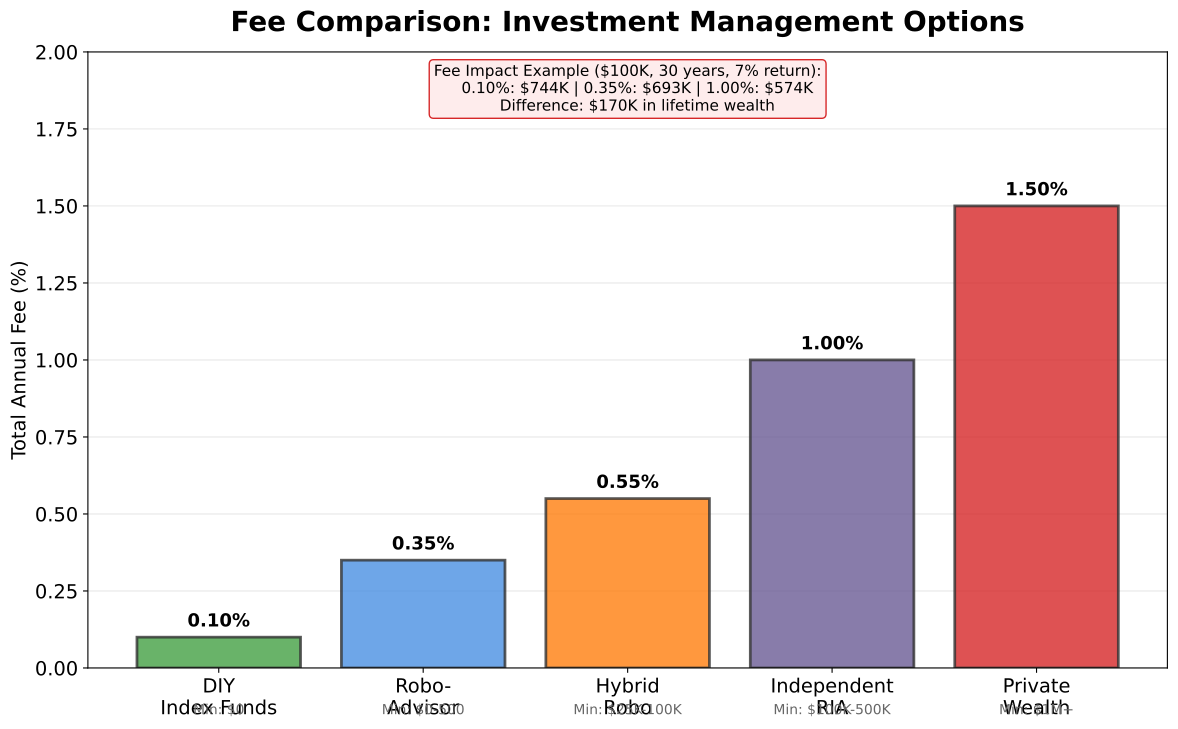

Python code for this plot:
"""
Fee Comparison by Wealth Level
Compares fees across wealth management options

Output: fee_comparison_wealth.pdf
Module: module_01_fintech
Lesson: 8 - Robo-Advisors
"""

from pathlib import Path
import matplotlib.pyplot as plt
import numpy as np

CHART_METADATA = {
    'title': 'Fee Comparison by Wealth',
    'module': 'module_01_fintech',
    'lesson': 8,
    'url': 'https://github.com/Digital-AI-Finance/digital-finance/tree/main/module_01_fintech/figures/fee_comparison_wealth'
}

plt.rcParams.update({
    'font.size': 14,
    'axes.labelsize': 14,
})

def create_chart():
    """Create fee comparison chart"""
    fig, ax = plt.subplots(figsize=(12, 8))

    categories = ['DIY\nIndex Funds', 'Robo-\nAdvisor', 'Hybrid\nRobo', 'Independent\nRIA', 'Private\nWealth']

    # Fees (total annual cost %)
    fees = [0.10, 0.35, 0.55, 1.00, 1.50]

    # Minimum investment ($)
    minimums = ['$0', '$0-500', '$25K-100K', '$100K-500K', '$1M+']

    colors = ['#44A044', '#4A90E2', '#FF7F0E', '#6B5B95', '#D62728']

    bars = ax.bar(categories, fees, color=colors, edgecolor='#333333', lw=2, alpha=0.8)

    ax.set_ylabel('Total Annual Fee (%)', fontsize=14)
    ax.set_title('Fee Comparison: Investment Management Options', fontsize=20, fontweight='bold', pad=15)

    ax.set_ylim(0, 2.0)
    ax.yaxis.grid(True, alpha=0.3)
    ax.set_axisbelow(True)

    # Add fee labels
    for bar, fee in zip(bars, fees):
        ax.annotate(f'{fee:.2f}%',
                   xy=(bar.get_x() + bar.get_width() / 2, bar.get_height()),
                   xytext=(0, 5), textcoords="offset points",
                   ha='center', va='bottom', fontsize=13, fontweight='bold')

    # Add minimum labels below
    for i, (bar, min_inv) in enumerate(zip(bars, minimums)):
        ax.text(bar.get_x() + bar.get_width() / 2, -0.15, f'Min: {min_inv}',
               ha='center', fontsize=10, color='#666666')

    # Fee impact annotation
    impact = """Fee Impact Example ($100K, 30 years, 7% return):
    0.10%: $744K | 0.35%: $693K | 1.00%: $574K
    Difference: $170K in lifetime wealth"""

    ax.text(0.5, 0.98, impact, transform=ax.transAxes, fontsize=11,
           va='top', ha='center',
           bbox=dict(boxstyle='round', facecolor='#FEECEC', edgecolor='#D62728'))

    plt.tight_layout()
    plt.subplots_adjust(bottom=0.15)

    output_path = Path(__file__).parent / 'fee_comparison_wealth.pdf'
    plt.savefig(output_path, format='pdf', dpi=300, bbox_inches='tight')
    plt.close()
    print(f"Chart saved to: {output_path}")
    return output_path

if __name__ == '__main__':
    create_chart()
